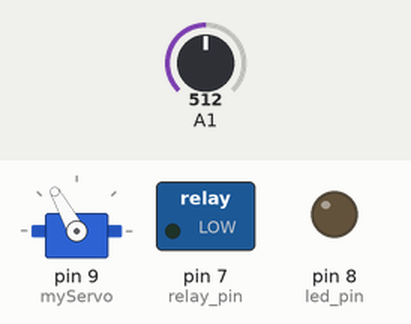
The sketch below on a simulated Arduino Uno, built with avr-gcc and run on an emulated ATmega328P. On the bench: servo, switched loads named in the sketch (green lamp = pin HIGH), output pins drawn as LEDs (lit = HIGH). The inputs (shaded band) are chosen by the test bench; at power-on: A1 = 512.

Above: at 1.2 s.
1.3 s: A1 set to 417
2.8 s: A1 set to 400
At 3.0 s:
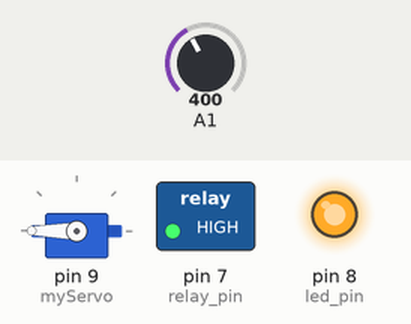
5.8 s: A1 set to 511
At 7.2 s:
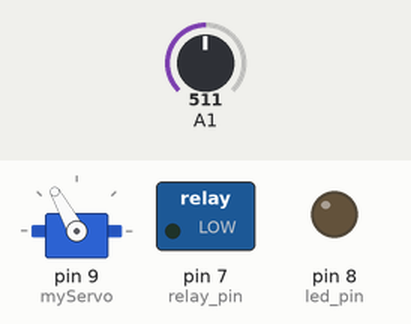
7.5 s: A1 set to 306
At 7.7 s:
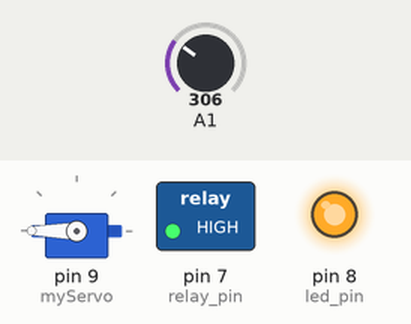
Timing chart, 0 to 10.5 s (numbered marks = the images above; inputs shaded):
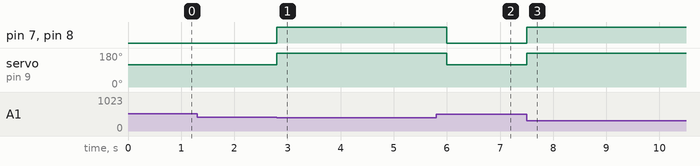

The sketch:

RoboticsDoorbell.ino
```cpp
#include <Servo.h>

Servo myServo;

int posMin = 119;
int posMax = 180;

void setup() {

   pinMode(8, OUTPUT); //led pin
   pinMode(7, OUTPUT); //relay pin
   digitalWrite(7, LOW); //write the relay low to turn on the doorbell
   myServo.attach(9); //servo pin
   myServo.write(posMin); //start the servo at posMin
}

void loop() {

  int sensorValue = analogRead(A1); //read the raw voltage

  float voltage = sensorValue * (5.0 / 1023.0); //calculate the actual voltage from the input pin A1

  if (voltage <= 2.00)//threshhold of the doorbell
  {
    digitalWrite(8, HIGH);
    digitalWrite(7, HIGH);
    myServo.write(posMax);

    delay(400); //small delay so the servo has time to pop out before the reset

    digitalWrite(8, LOW);
    digitalWrite(7, LOW);
    myServo.write(posMin);
  }

}
```

Measured:
- the behaviour switches between 410 and 409 on A1 (found by bisection; images 0 and 1)
- after the input at 1.3 s, every drawn part: stays the same
- after the input at 2.8 s, pin 7 (relay_pin), pin 8 (led_pin): LOW → HIGH at once; servo on pin 9 (myServo): 119° → 180° at once
- after the input at 5.8 s, pin 7 (relay_pin), pin 8 (led_pin): HIGH → LOW after 0.20 s; servo on pin 9 (myServo): 180° → 119° after 0.20 s
- after the input at 7.5 s, pin 7 (relay_pin), pin 8 (led_pin): LOW → HIGH at once; servo on pin 9 (myServo): 119° → 180° at once
